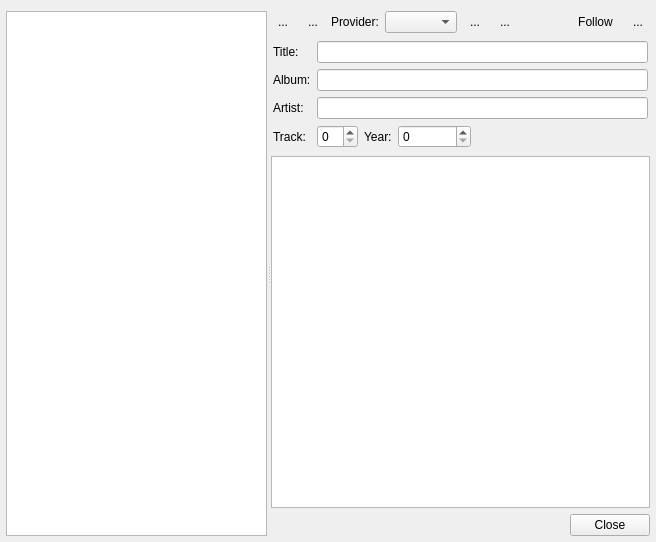
<?xml version="1.0" encoding="UTF-8"?>
<ui version="4.0">
 <class>LyricsWidget</class>
 <widget class="QWidget" name="LyricsWidget">
  <property name="geometry">
   <rect>
    <x>0</x>
    <y>0</y>
    <width>656</width>
    <height>542</height>
   </rect>
  </property>
  <property name="windowTitle">
   <string>Lyrics Plugin</string>
  </property>
  <layout class="QVBoxLayout" name="verticalLayout">
   <property name="leftMargin">
    <number>6</number>
   </property>
   <property name="rightMargin">
    <number>6</number>
   </property>
   <property name="bottomMargin">
    <number>6</number>
   </property>
   <item>
    <widget class="QSplitter" name="trackSplitter">
     <property name="orientation">
      <enum>Qt::Horizontal</enum>
     </property>
     <widget class="QListWidget" name="trackListWidget">
      <property name="minimumSize">
       <size>
        <width>120</width>
        <height>0</height>
       </size>
      </property>
      <property name="contextMenuPolicy">
       <enum>Qt::NoContextMenu</enum>
      </property>
      <property name="horizontalScrollBarPolicy">
       <enum>Qt::ScrollBarAlwaysOff</enum>
      </property>
     </widget>
     <widget class="QWidget" name="rightPane" native="true">
      <layout class="QVBoxLayout" name="verticalLayout_2">
       <property name="leftMargin">
        <number>0</number>
       </property>
       <property name="topMargin">
        <number>0</number>
       </property>
       <property name="rightMargin">
        <number>0</number>
       </property>
       <property name="bottomMargin">
        <number>0</number>
       </property>
       <item>
        <layout class="QHBoxLayout" name="horizontalLayout">
         <item>
          <widget class="QToolButton" name="prevTrackButton">
           <property name="toolTip">
            <string>Previous track in playlist</string>
           </property>
           <property name="text">
            <string notr="true">...</string>
           </property>
           <property name="icon">
            <iconset theme="media-skip-backward">
             <normaloff>.</normaloff>.</iconset>
           </property>
           <property name="autoRaise">
            <bool>true</bool>
           </property>
          </widget>
         </item>
         <item>
          <widget class="QToolButton" name="nextTrackButton">
           <property name="toolTip">
            <string>Next track in playlist</string>
           </property>
           <property name="text">
            <string notr="true">...</string>
           </property>
           <property name="icon">
            <iconset theme="media-skip-forward">
             <normaloff>.</normaloff>.</iconset>
           </property>
           <property name="autoRaise">
            <bool>true</bool>
           </property>
          </widget>
         </item>
         <item>
          <widget class="QLabel" name="label_6">
           <property name="text">
            <string>Provider:</string>
           </property>
          </widget>
         </item>
         <item>
          <widget class="QComboBox" name="providerComboBox">
           <property name="sizePolicy">
            <sizepolicy hsizetype="Preferred" vsizetype="Fixed">
             <horstretch>0</horstretch>
             <verstretch>0</verstretch>
            </sizepolicy>
           </property>
           <property name="sizeAdjustPolicy">
            <enum>QComboBox::AdjustToContents</enum>
           </property>
          </widget>
         </item>
         <item>
          <widget class="QToolButton" name="refreshButton">
           <property name="text">
            <string notr="true">...</string>
           </property>
           <property name="icon">
            <iconset theme="view-refresh">
             <normaloff>.</normaloff>.</iconset>
           </property>
           <property name="autoRaise">
            <bool>true</bool>
           </property>
          </widget>
         </item>
         <item>
          <widget class="QToolButton" name="editButton">
           <property name="text">
            <string notr="true">...</string>
           </property>
           <property name="icon">
            <iconset theme="accessories-text-editor">
             <normaloff>.</normaloff>.</iconset>
           </property>
           <property name="checkable">
            <bool>true</bool>
           </property>
           <property name="autoRaise">
            <bool>true</bool>
           </property>
          </widget>
         </item>
         <item>
          <spacer name="horizontalSpacer">
           <property name="orientation">
            <enum>Qt::Horizontal</enum>
           </property>
           <property name="sizeType">
            <enum>QSizePolicy::Expanding</enum>
           </property>
           <property name="sizeHint" stdset="0">
            <size>
             <width>40</width>
             <height>20</height>
            </size>
           </property>
          </spacer>
         </item>
         <item>
          <widget class="QToolButton" name="followButton">
           <property name="toolTip">
            <string>Follow the playing track</string>
           </property>
           <property name="text">
            <string>Follow</string>
           </property>
           <property name="icon">
            <iconset theme="media-playback-start">
             <normaloff>.</normaloff>.</iconset>
           </property>
           <property name="checkable">
            <bool>true</bool>
           </property>
           <property name="autoRaise">
            <bool>true</bool>
           </property>
          </widget>
         </item>
         <item>
          <widget class="QToolButton" name="playlistButton">
           <property name="toolTip">
            <string>Show playlist tracks</string>
           </property>
           <property name="text">
            <string notr="true">...</string>
           </property>
           <property name="icon">
            <iconset theme="view-media-playlist">
             <normaloff>.</normaloff>.</iconset>
           </property>
           <property name="checkable">
            <bool>true</bool>
           </property>
           <property name="autoRaise">
            <bool>true</bool>
           </property>
          </widget>
         </item>
        </layout>
       </item>
       <item>
        <widget class="QWidget" name="editWidget" native="true">
         <layout class="QFormLayout" name="formLayout">
          <property name="leftMargin">
           <number>2</number>
          </property>
          <property name="topMargin">
           <number>2</number>
          </property>
          <property name="rightMargin">
           <number>2</number>
          </property>
          <property name="bottomMargin">
           <number>2</number>
          </property>
          <item row="0" column="0">
           <widget class="QLabel" name="label_2">
            <property name="text">
             <string>Title:</string>
            </property>
           </widget>
          </item>
          <item row="0" column="1">
           <widget class="QLineEdit" name="titleLineEdit">
            <property name="sizePolicy">
             <sizepolicy hsizetype="Expanding" vsizetype="Fixed">
              <horstretch>0</horstretch>
              <verstretch>0</verstretch>
             </sizepolicy>
            </property>
           </widget>
          </item>
          <item row="1" column="0">
           <widget class="QLabel" name="label_3">
            <property name="text">
             <string>Album:</string>
            </property>
           </widget>
          </item>
          <item row="1" column="1">
           <widget class="QLineEdit" name="albumLineEdit"/>
          </item>
          <item row="2" column="0">
           <widget class="QLabel" name="label">
            <property name="text">
             <string>Artist:</string>
            </property>
           </widget>
          </item>
          <item row="2" column="1">
           <widget class="QLineEdit" name="artistLineEdit">
            <property name="sizePolicy">
             <sizepolicy hsizetype="Expanding" vsizetype="Fixed">
              <horstretch>0</horstretch>
              <verstretch>0</verstretch>
             </sizepolicy>
            </property>
           </widget>
          </item>
          <item row="3" column="0">
           <widget class="QLabel" name="label_4">
            <property name="text">
             <string>Track:</string>
            </property>
           </widget>
          </item>
          <item row="3" column="1">
           <layout class="QHBoxLayout" name="horizontalLayout_2">
            <item>
             <widget class="QSpinBox" name="trackSpinBox"/>
            </item>
            <item>
             <widget class="QLabel" name="label_5">
              <property name="text">
               <string>Year:</string>
              </property>
             </widget>
            </item>
            <item>
             <widget class="QSpinBox" name="yearSpinBox">
              <property name="minimumSize">
               <size>
                <width>73</width>
                <height>0</height>
               </size>
              </property>
              <property name="maximum">
               <number>2050</number>
              </property>
             </widget>
            </item>
            <item>
             <spacer name="horizontalSpacer_2">
              <property name="orientation">
               <enum>Qt::Horizontal</enum>
              </property>
              <property name="sizeHint" stdset="0">
               <size>
                <width>40</width>
                <height>20</height>
               </size>
              </property>
             </spacer>
            </item>
           </layout>
          </item>
         </layout>
        </widget>
       </item>
       <item>
        <widget class="QTextBrowser" name="textBrowser">
         <property name="openExternalLinks">
          <bool>true</bool>
         </property>
        </widget>
       </item>
       <item>
        <widget class="QDialogButtonBox" name="buttonBox">
         <property name="standardButtons">
          <set>QDialogButtonBox::Close</set>
         </property>
        </widget>
       </item>
      </layout>
     </widget>
    </widget>
   </item>
  </layout>
 </widget>
 <resources/>
 <connections>
  <connection>
   <sender>buttonBox</sender>
   <signal>rejected()</signal>
   <receiver>LyricsWidget</receiver>
   <slot>close()</slot>
   <hints>
    <hint type="sourcelabel">
     <x>465</x>
     <y>405</y>
    </hint>
    <hint type="destinationlabel">
     <x>513</x>
     <y>391</y>
    </hint>
   </hints>
  </connection>
 </connections>
</ui>
